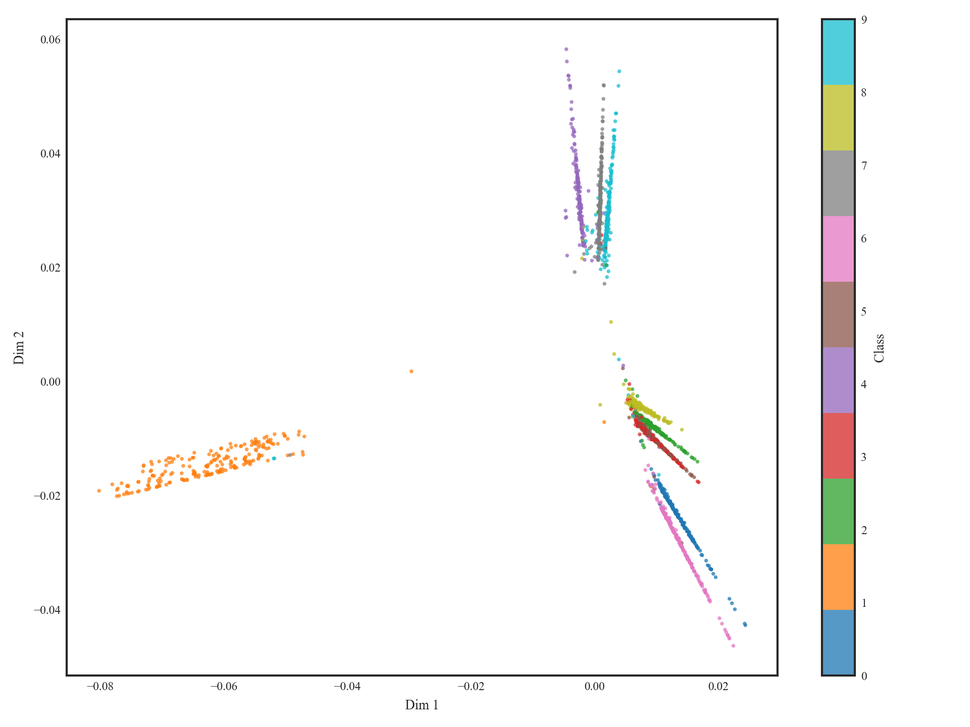
#> input picture v12_standard_setup_terel_baseline/spectral_representations.png, 970 x 727 px, shrunk from 1920 x 1440 before the run
$ python terel-lead.py
#> lines starting #> are read from the running program, lines starting #| are printed output that depends on the picture; after the words box and inside, x2 and y2 are one past the last pixel; in counts of white or black regions, pixels touching at a corner belong together
"""Render the TeReL lead figure from the retained spectral plot and MNIST results."""

from pathlib import Path

import matplotlib.pyplot as plt
import numpy as np


HERE = Path(__file__).resolve().parent
ROOT = HERE.parent
SPECTRAL_PLOT = ROOT / "v12_standard_setup_terel_baseline/spectral_representations.png"

AXYM_PRIMARY = "#3F21B6"
AXYM_SECONDARY = "#8C7AD3"
COMPARISON_GRAY = "#BDBDBD"


def main() -> None:
    plt.style.use(HERE / "paper.mplstyle")
    spectral = plt.imread(SPECTRAL_PLOT)
#> spectral is the input picture: shape (727, 970, 4) float32; mean R, G, B, A 0.975, 0.973, 0.971, 1
    if spectral.shape[-1] == 3:
        spectral = np.dstack((spectral, np.ones(spectral.shape[:2])))
    near_white = np.all(spectral[:, :, :3] > 0.995, axis=2)
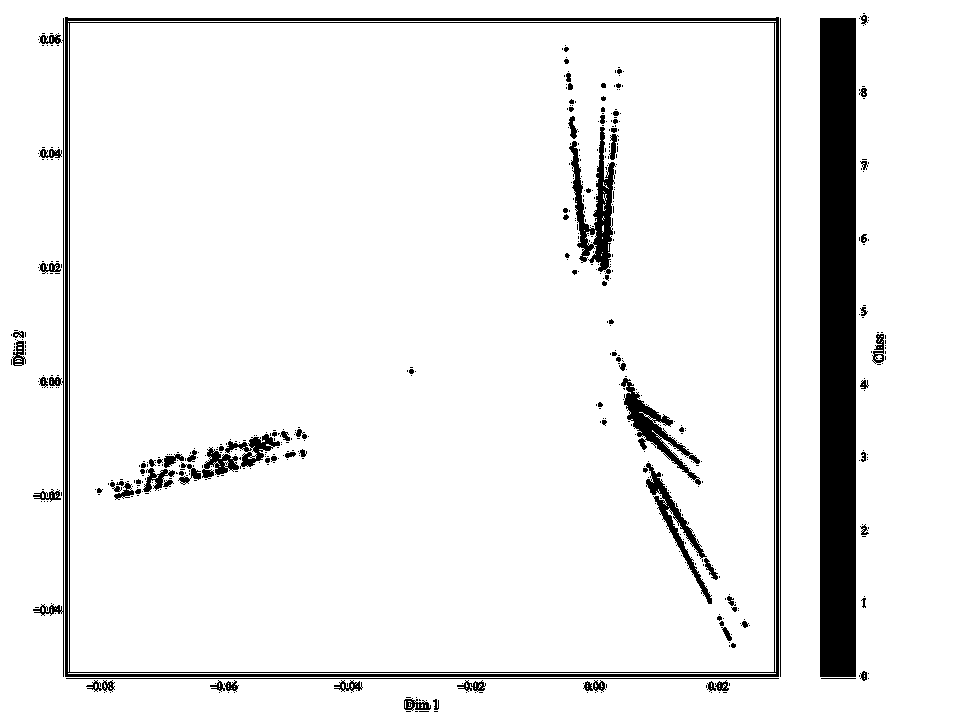
#> near_white: shape (727, 970) bool; 92.8% white; 536 black regions (445 under 20 px), largest, box (x1, y1, x2, y2) and area: (820, 18, 856, 677) 23724, (65, 17, 779, 677) 10922, (569, 127, 616, 274) 2648
    spectral[near_white, 3] = 0.0

    fig = plt.figure(figsize=(7.15, 3.0))
    grid = fig.add_gridspec(1, 2, width_ratios=(1.7, 1.0), wspace=0.14)

    projection_axis = fig.add_subplot(grid[0, 0])
    projection_axis.imshow(spectral)
    projection_axis.set_axis_off()
    projection_axis.text(
        0.015, 0.985, "a", transform=projection_axis.transAxes,
        va="top", fontweight="bold", fontsize=9
    )

    performance_axis = fig.add_subplot(grid[0, 1])
    labels_bar = ["TeReL", "TeReL-S", "BP", "FF"]
    values = [97.99, 97.63, 98.12, 98.64]
    colors = [AXYM_PRIMARY, AXYM_SECONDARY, COMPARISON_GRAY, COMPARISON_GRAY]
    bars = performance_axis.bar(
        np.arange(len(values)), values, width=0.68, color=colors,
        edgecolor="white", linewidth=0.6, zorder=3
    )
    performance_axis.set_ylim(92.0, 100.0)
    performance_axis.set_yticks([92, 94, 96, 98, 100])
    performance_axis.set_ylabel("Validation accuracy (%)")
    performance_axis.set_xticks(np.arange(len(values)), labels_bar)
    performance_axis.grid(axis="y", color="#E5E7EB", linewidth=0.55, zorder=0)
    performance_axis.text(
        0.01, 0.98, "b", transform=performance_axis.transAxes,
        va="top", fontweight="bold", fontsize=9
    )
    for index, (bar, value) in enumerate(zip(bars, values)):
        performance_axis.text(
            bar.get_x() + bar.get_width() / 2,
            value + 0.16,
            f"{value:.2f}",
            ha="center",
            va="bottom",
            fontsize=7,
            fontweight="bold" if index == 0 else "normal",
        )

    fig.subplots_adjust(left=0.005, right=0.995, top=0.99, bottom=0.15)
    fig.savefig(
        HERE / "terel-lead.pdf",
        transparent=True,
        metadata={"CreationDate": None, "ModDate": None},
    )
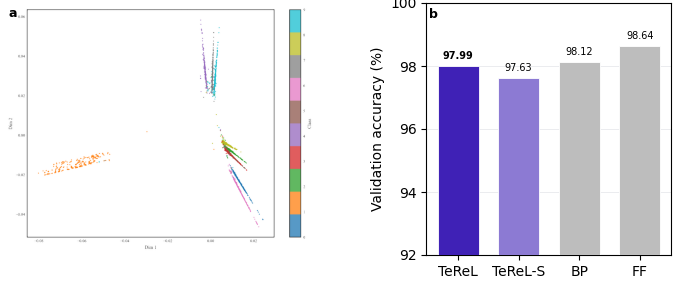
#> figure drawn by matplotlib, 2 panels; panel 2: tallest bar 98.64 high, from x = 2.66 to 3.34
    fig.savefig(HERE / "terel-lead.png", dpi=300, transparent=True)
    plt.close(fig)


if __name__ == "__main__":
    main()
